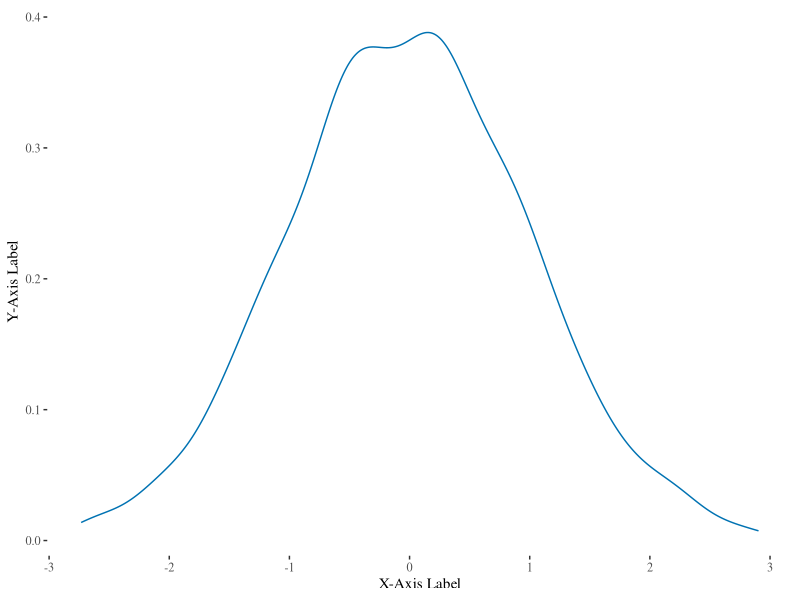
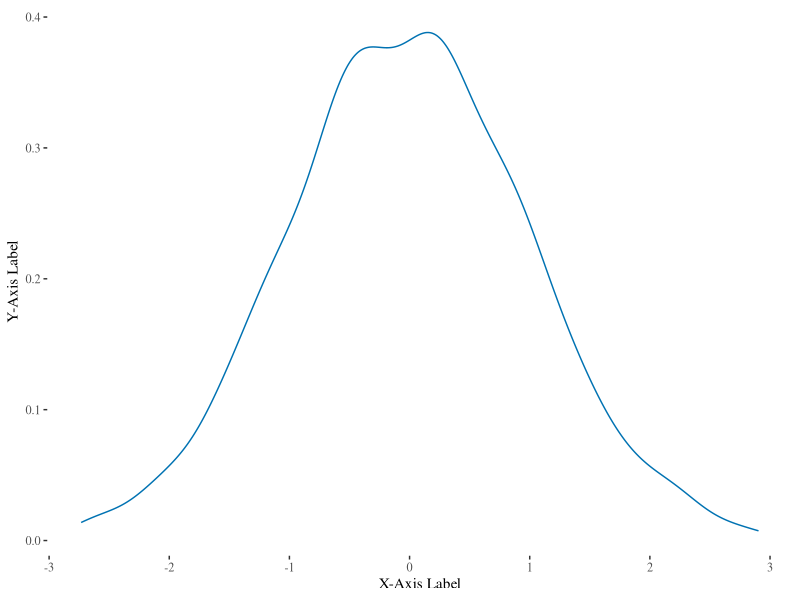
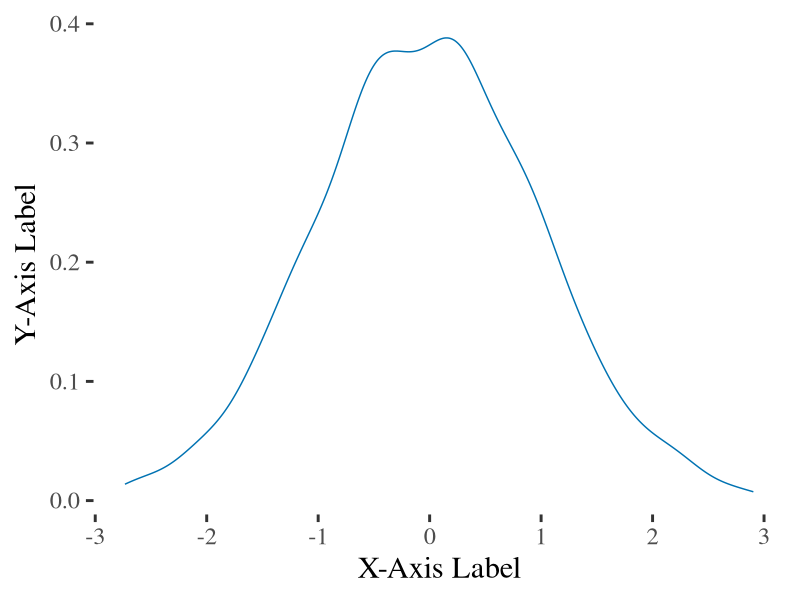
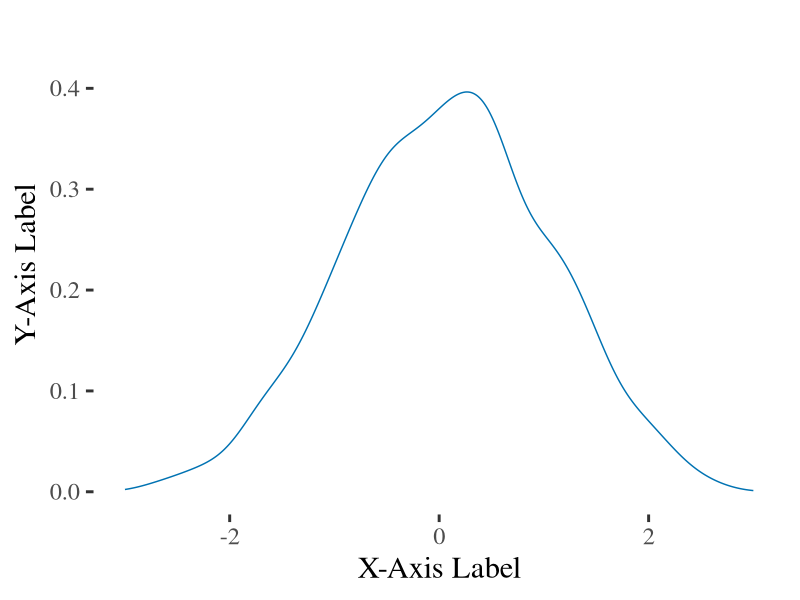
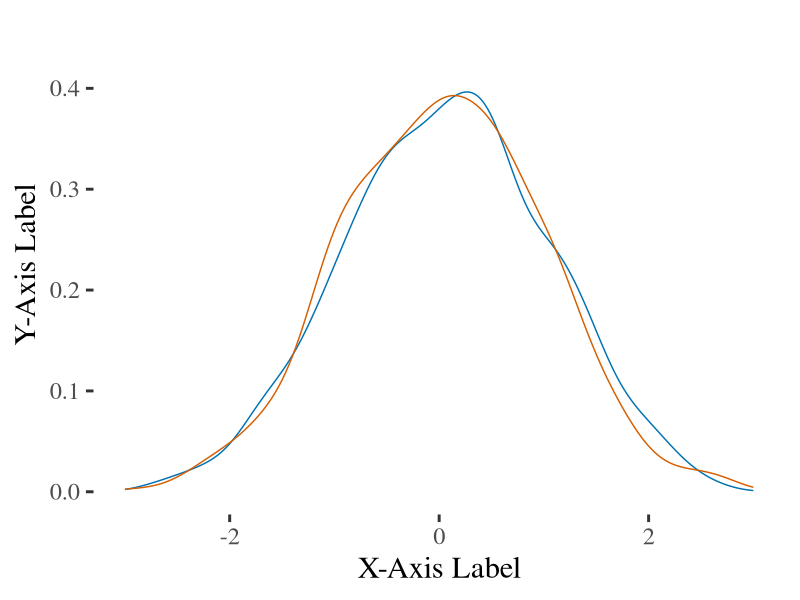
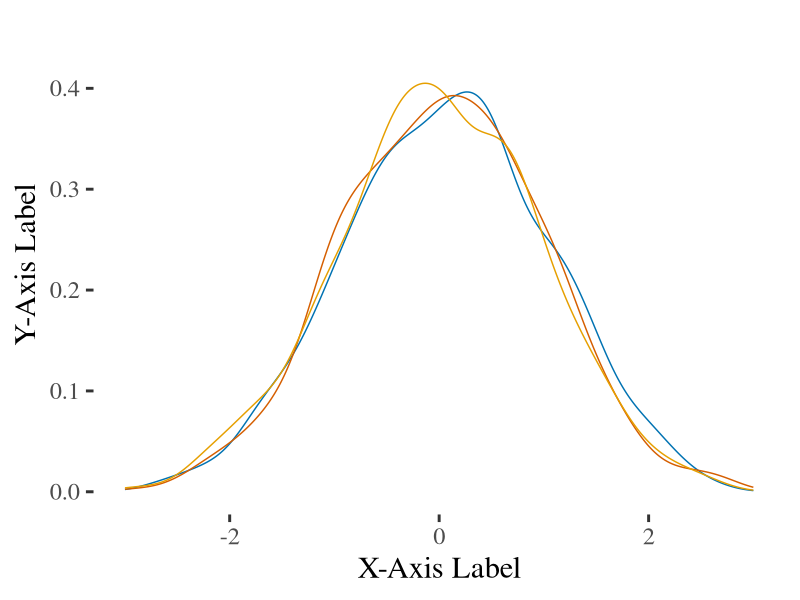
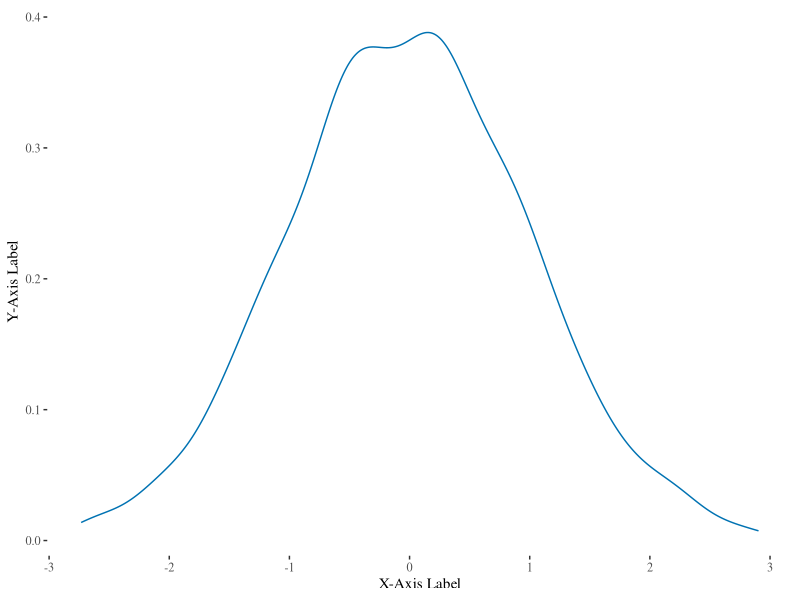
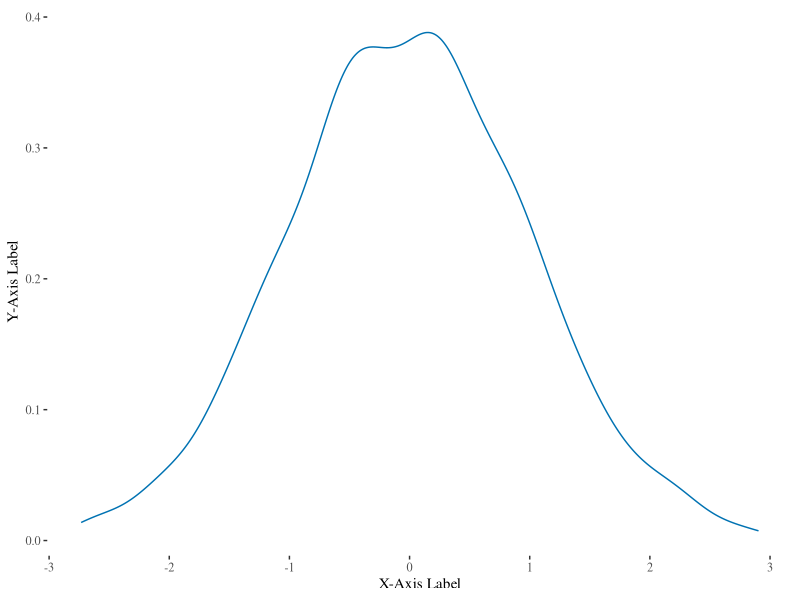

Reproduce these figures in R, in order.
## Some Figures for My Slides on Beamer


library(tidyverse)
library(ggthemes)
data <- as.tibble(rnorm(1000))

data2 <- tibble(a=rnorm(1000), b=rnorm(1000), c=rnorm(1000)) %>% gather() %>% filter(value > -3 & value < 3)


cbscheme <- c("#E69F00", "#0072B2", "#D55E00")
cbschemefull <- c("#E69F00", "#0072B2", "#D55E00", "#009E73", "#CC79A7")


ggplot(data = data, aes(x=value)) + geom_line(stat = "density", color="#0072B2") + theme_tufte() + xlab("X-Axis Label") + ylab("Y-Axis Label")
ggsave("figure_badlabels.pdf")

ggplot(data = data, aes(x=value)) + geom_line(stat = "density", color="#0072B2") + theme_tufte() + xlab("X-Axis Label") + ylab("Y-Axis Label")
ggsave("figure_goodlabels.pdf", width = 5.6, height = 4.96, units="in")

ggplot(data = data, aes(x=value)) + geom_line(stat = "density", color="#0072B2") + theme_tufte(base_size = 22) + xlab("X-Axis Label") + ylab("Y-Axis Label")
ggsave("figure_bestlabels.pdf", width = 5.6, height = 4.96, units="in")


ggplot(data = data2 %>% filter(key == "a"), aes(x=value, color=key))  + geom_line(stat = "density") + 
  theme_tufte(base_size = 22) + xlab("X-Axis Label") + ylab("Y-Axis Label") +
  scale_colour_manual(values = c("#0072B2")) + theme(legend.position="none")  + ylim(c(0,0.45)) + xlim(c(-3,3))
ggsave("figure1_overlay.pdf", width = 5.6, height = 4.96, units="in")

ggplot(data = data2%>% filter(key == "a" | key == "b"), aes(x=value, color=key))  + geom_line(stat = "density") + 
  theme_tufte(base_size = 22) + xlab("X-Axis Label") + ylab("Y-Axis Label") +
  scale_colour_manual(values = c("#0072B2", "#D55E00")) + theme(legend.position="none") + ylim(c(0,0.45)) + xlim(c(-3,3))
ggsave("figure2_overlay.pdf", width = 5.6, height = 4.96, units="in")

ggplot(data = data2, aes(x=value, color=key))  + geom_line(stat = "density") + 
  theme_tufte(base_size = 22) + xlab("X-Axis Label") + ylab("Y-Axis Label") +
  scale_colour_manual(values = c("#0072B2", "#D55E00","#E69F00")) + theme(legend.position="none") + ylim(c(0,0.45)) + xlim(c(-3,3))
ggsave("figure3_overlay.pdf", width = 5.6, height = 4.96, units="in")
